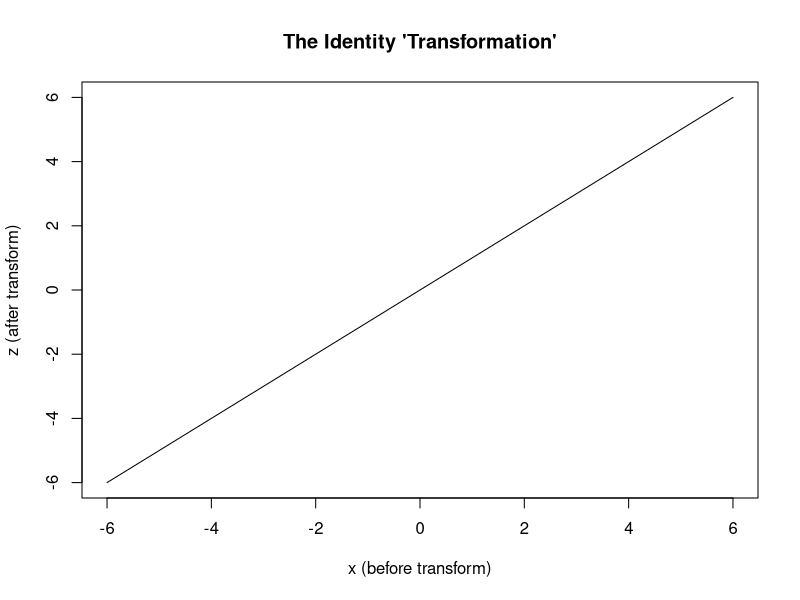
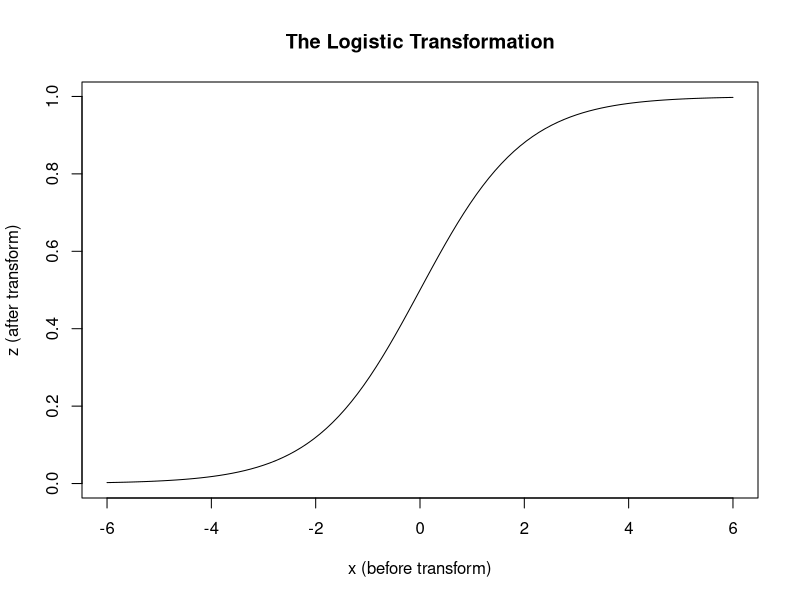
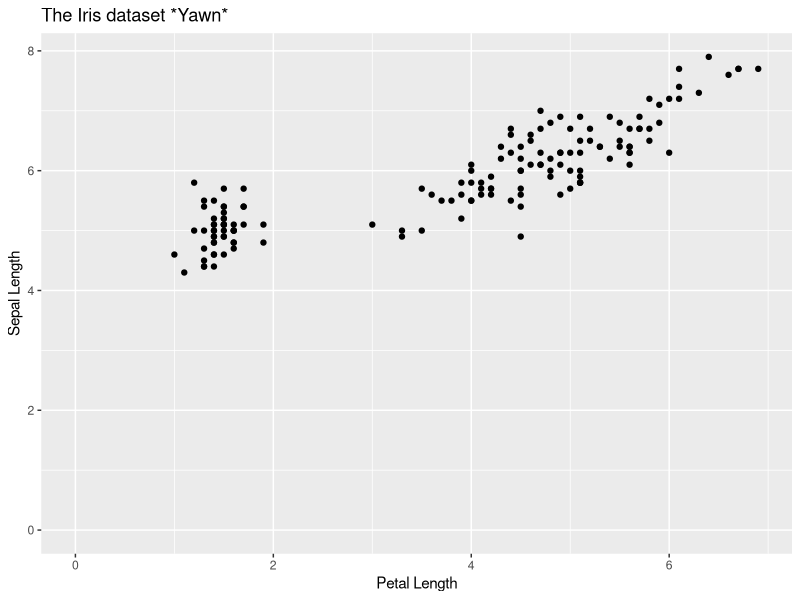
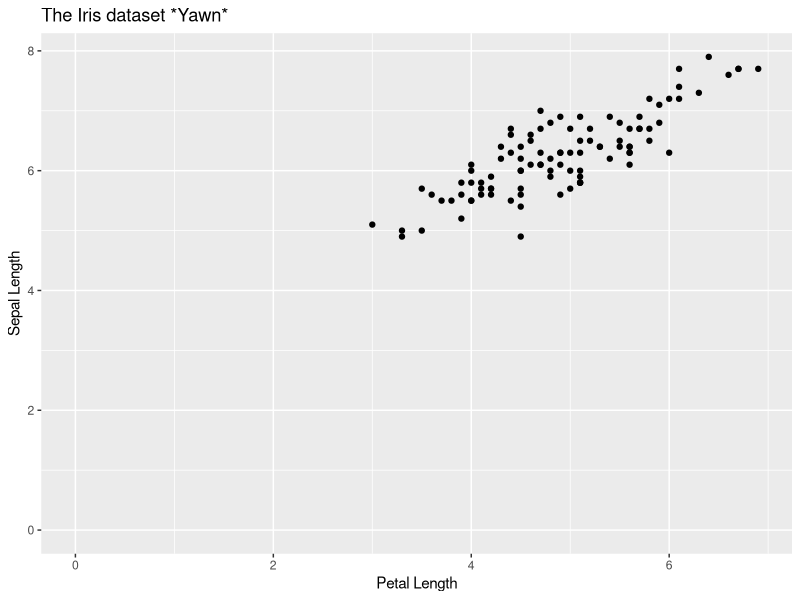
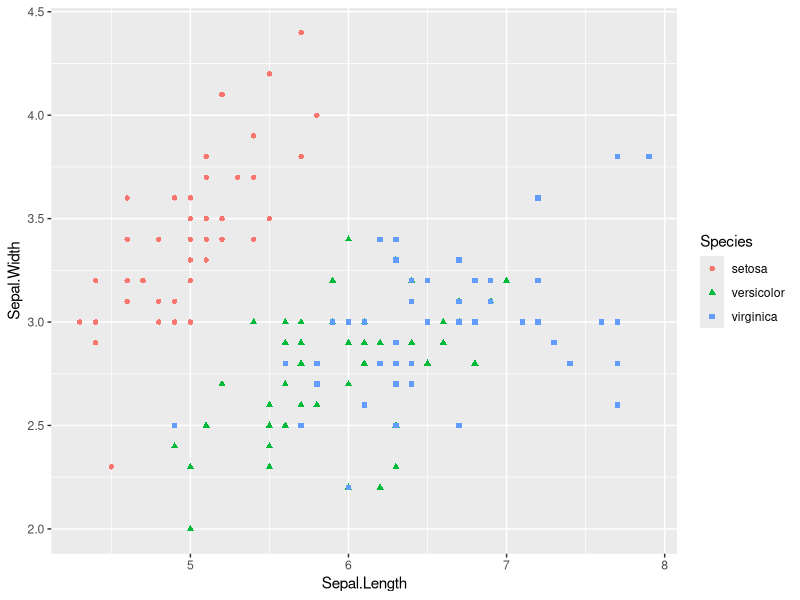
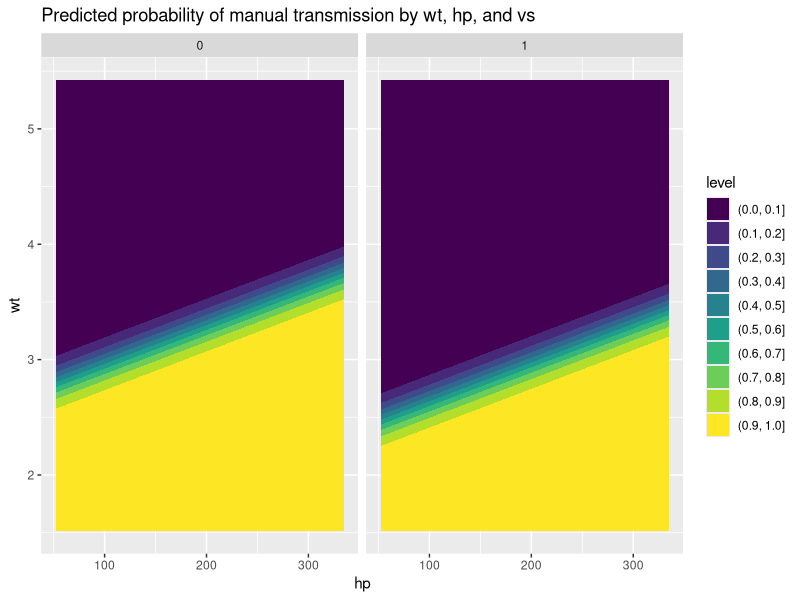
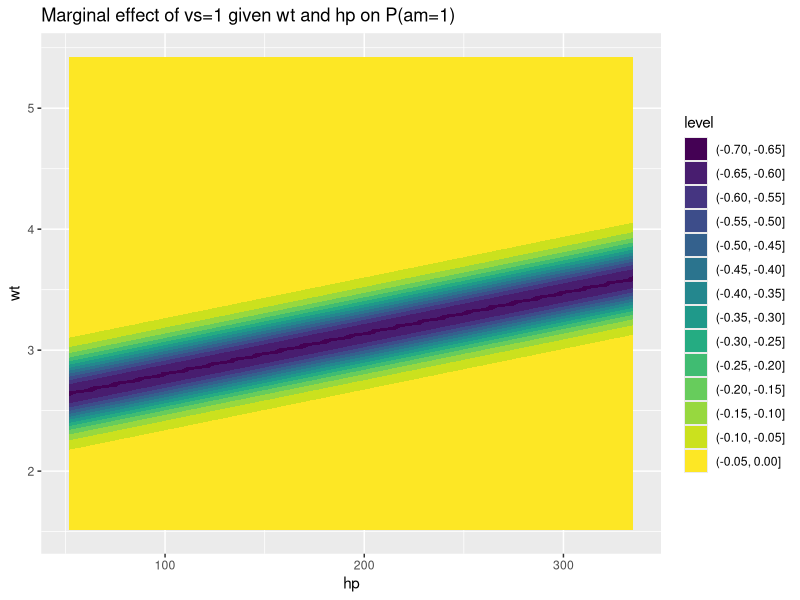
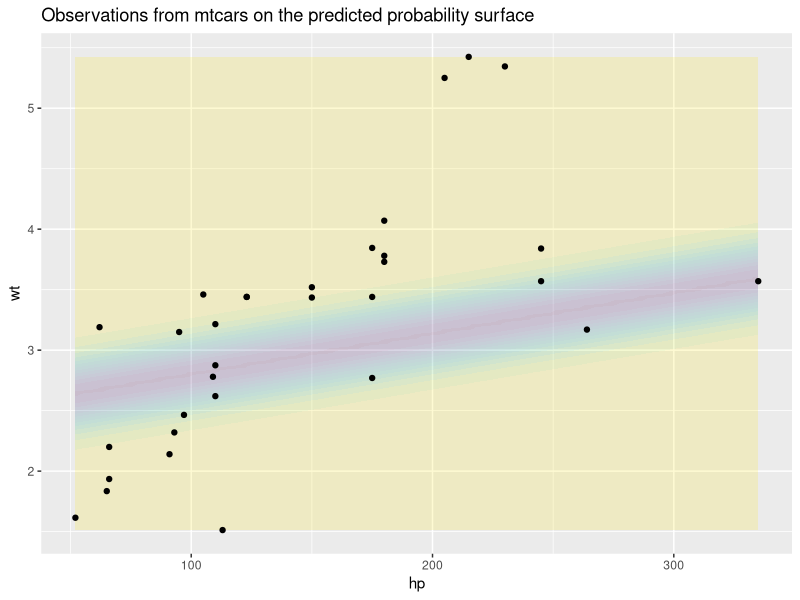

Source code (R) for these figures, in order:
## ---- chunk 1
#| layout-ncol: 2
#| fig-cap: 
#|   - "Identity Transformation"
#|   - "Logistic Transformation"


# Define transformations
ident <- function(x) {x}
lgt <- function(x) {1 / (1 + exp(-x))}


# Draw the associations
curve(ident, -6, 6,
      xlab = "x (before transform)",
      ylab = "z (after transform)",
      main = "The Identity 'Transformation'"
      )

curve(lgt, -6, 6, 
      xlab = "x (before transform)", 
      ylab = "z (after transform)",
      main = "The Logistic Transformation"
      )


## ---- chunk 2
library(tidyverse)

iris |> 
  ggplot(aes(Petal.Length, Sepal.Length)) + 
  geom_point() + 
  labs(
    title = "The Iris dataset *Yawn*",
    x = "Petal Length",
    y = "Sepal Length"
  ) + 
  expand_limits(x = 0, y = 0)

## ---- chunk 3
iris |> 
  filter(Petal.Length > 2.5) |> 
  ggplot(aes(Petal.Length, Sepal.Length)) + 
  geom_point() + 
  labs(
    title = "The Iris dataset *Yawn*",
    x = "Petal Length",
    y = "Sepal Length"
  ) + 
  expand_limits(x = 0, y = 0)

## ---- chunk 4
iris_ss <- 
  iris |> 
  filter(Petal.Length > 2.5) 
## ---- chunk 5
mod_lm <- lm(Sepal.Length ~ Petal.Length, data = iris_ss)
## ---- chunk 6
summary(mod_lm)
## ---- chunk 7
mod_glm <- glm(Sepal.Length ~ Petal.Length, data = iris_ss)
## ---- chunk 8
summary(mod_glm)
## ---- chunk 9
mod_glm2 <- glm(Sepal.Length ~ Petal.Length, family = gaussian(link = "identity"), data = iris_ss)
summary(mod_glm2)
## ---- chunk 10
library(ggplot2)

iris |>
    ggplot(aes(Sepal.Length, Sepal.Width, group = Species, colour = Species, shape = Species)) + 
    geom_point()


## ---- chunk 11
library(tidyverse)
df <- iris |> mutate(is_setosa = Species == 'setosa')

mod_lm <- lm(Sepal.Width ~ Sepal.Length + is_setosa, data = df)

mod_lm
## ---- chunk 12
mod_logistic <- glm(
    am ~ mpg + vs,
    data = mtcars, 
    family = binomial()
    )

mod_logistic
## ---- chunk 13
summary(mod_logistic)

## ---- chunk 14
mod_logistic_2 <- glm(
    am ~ vs + wt + hp,
    data = mtcars, 
    family = binomial()
    )

summary(mod_logistic_2)
## ---- chunk 15

standardise <- function(x){
  (x - mean(x)) / sd(x)
}

mtcars_z <- mtcars
mtcars_z$wt_z = standardise(mtcars$wt)
mtcars_z$hp_z = standardise(mtcars$hp)

mod_logistic_2_z <- glm(
    am ~ vs + wt_z + hp_z,
    data = mtcars_z, 
    family = binomial()
    )

summary(mod_logistic_2_z)

## ---- chunk 16
min(mtcars$hp)
max(mtcars$hp)

min(mtcars$wt)
max(mtcars$wt)
## ---- chunk 17
predictors <- expand_grid(
  hp = seq(min(mtcars$hp), max(mtcars$hp), length.out = 100),
  wt = seq(min(mtcars$wt), max(mtcars$wt), length.out = 100)
)

predictors_straight <- predictors |> 
  mutate(vs = 1)

predictors_vshaped <- predictors |> 
  mutate(vs = 0)

## ---- chunk 18
predictions_predictors_straight <- predictors_straight |> 
  mutate(
    p_manual = predict(mod_logistic_2, type = "response", newdata = predictors_straight)
  )

predictions_predictors_vshaped <- predictors_vshaped |> 
  mutate(
    p_manual = predict(mod_logistic_2, type = "response", newdata = predictors_vshaped)
  )

## ---- chunk 19
predictions_predictors_straight |> 
  bind_rows(
    predictions_predictors_vshaped
  ) |> 
  ggplot(aes(x = hp, y = wt, z = p_manual)) + 
  geom_contour_filled() + 
  facet_wrap(~vs) +
  labs(
    title = "Predicted probability of manual transmission by wt, hp, and vs"
  )

## ---- chunk 20
predictions_predictors_straight |> 
  bind_rows(
    predictions_predictors_vshaped
  ) |> 
  group_by(hp, wt) |> 
  summarise(
    diff_p_manual = p_manual[vs==1] - p_manual[vs==0]
  ) |> 
  ungroup() |> 
  ggplot(
    aes(x = hp, y = wt, z = diff_p_manual)
  ) + 
  geom_contour_filled() + 
  labs(
    title = "Marginal effect of vs=1 given wt and hp on P(am=1)"
  )

## ---- chunk 21
predictions_predictors_straight |> 
  bind_rows(
    predictions_predictors_vshaped
  ) |> 
  group_by(hp, wt) |> 
  summarise(
    diff_p_manual = p_manual[vs==1] - p_manual[vs==0]
  ) |> 
  ungroup() |> 
  summarise(
    mean_diff_p_manual = mean(diff_p_manual)
  )

## ---- chunk 22
predictions_predictors_straight |> 
  bind_rows(
    predictions_predictors_vshaped
  ) |> 
  group_by(hp, wt) |> 
  summarise(
    diff_p_manual = p_manual[vs==1] - p_manual[vs==0]
  ) |> 
  ungroup() |> 
  ggplot(
    aes(x = hp, y = wt, z = diff_p_manual)
  ) + 
  geom_contour_filled(alpha = 0.2, show.legend = FALSE) + 
  labs(
    title = "Observations from mtcars on the predicted probability surface"
  ) +
  geom_point(
    aes(x = hp, y = wt), inherit.aes = FALSE,
    data = mtcars
  )

## ---- chunk 23
predictions_predictors_observed_straight <- mtcars |> 
  select(hp, wt) |> 
  mutate(vs = 1)

predictions_predictors_observed_straight <- predictions_predictors_observed_straight |> 
  mutate(
    p_manual = predict(mod_logistic_2, type = "response", newdata = predictions_predictors_observed_straight)
  )

predictions_predictors_observed_vshaped <- mtcars |> 
  select(hp, wt) |> 
  mutate(vs = 0) 

predictions_predictors_observed_vshaped <- predictions_predictors_observed_vshaped |> 
  mutate(
    p_manual = predict(mod_logistic_2, type = "response", newdata = predictions_predictors_observed_vshaped)
  )
  

predictions_predictors_observed <- 
  bind_rows(
    predictions_predictors_observed_straight,
    predictions_predictors_observed_vshaped
  )

predictions_marginal <- 
  predictions_predictors_observed |> 
    group_by(hp, wt) |> 
    summarise(
      diff_p_manual = p_manual[vs==1] - p_manual[vs==0]
    )

predictions_marginal |> 
  ggplot(aes(x = diff_p_manual)) + 
  geom_histogram() +
  geom_vline(aes(xintercept = mean(diff_p_manual)), colour = "red") + 
  geom_vline(aes(xintercept = median(diff_p_manual)), colour = "green")

